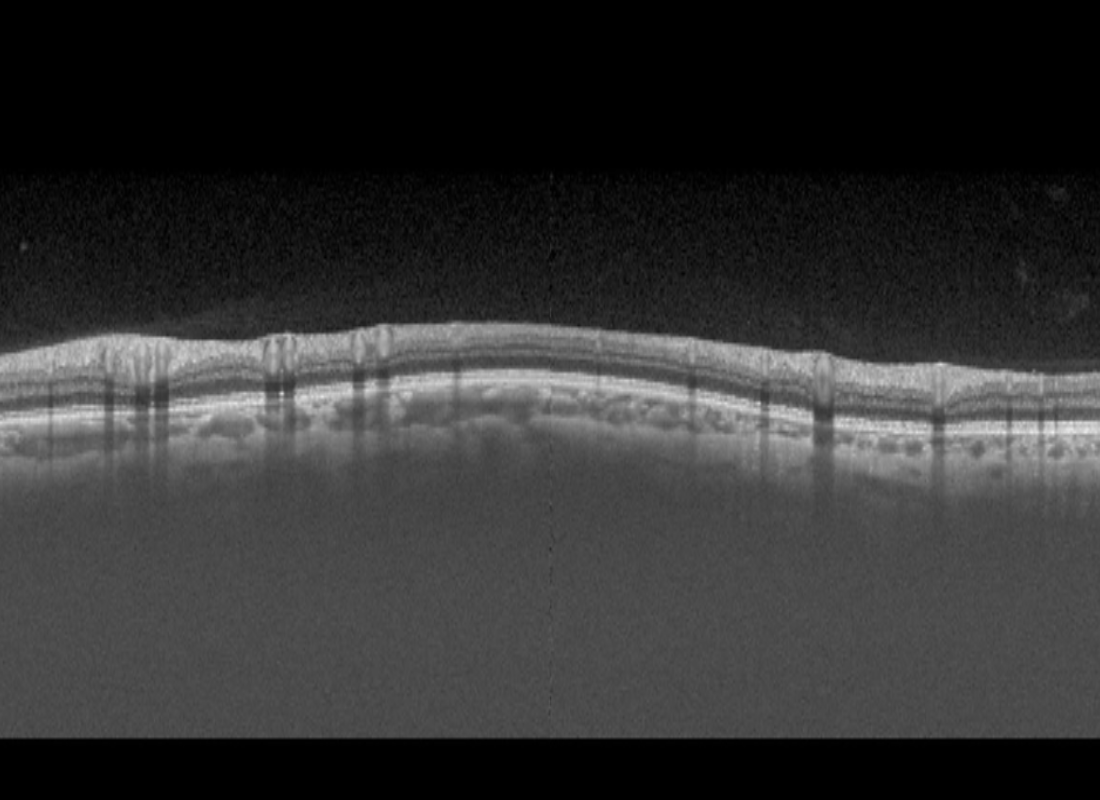
#> input picture src/SZUMed/OCT_goals/datasets/goal/testing/Fundus_color_images/0025.png, 1100 x 800 px, given as the content of the folder ./goal/testing/Fundus_color_images_0, which was not available
$ python cropROI.py
#> lines starting #> are read from the running program, lines starting #| are printed output that depends on the picture

import random

from PIL import Image
import os

# dir_root_image = "./goal/training/Fundus_color_images_0"
# dir_root_image_seg = "goal/training/Layer_Masks_0"
#
# files = os.listdir(dir_root_image)
#
# write_file = './goal/training/Fundus_color_images_0/'
# write_file_seg = "./goal/training/Layer_Masks_0/"
#
# for index, file_name in enumerate(files):
#     # print(index)
#     img = Image.open(os.path.join(dir_root_image, file_name))
#
#     seg = Image.open(os.path.join(dir_root_image_seg, file_name))
#
#     imgwidth = img.width
#     imgheight = img.height
#     print(imgwidth,imgheight)
#
#
#     leftwidth1 = 0
#     upperwidth1 = 0
#
#     rightwidth1 = imgwidth
#     underwidth1 = imgheight - 250
#
#     cropped1 = img.crop((leftwidth1, upperwidth1, rightwidth1, underwidth1))
#     cropped1_seg = seg.crop((leftwidth1, upperwidth1, rightwidth1, underwidth1))
#
#     print(file_name)
#
#
#     cropped1.save(write_file + file_name)
#     cropped1_seg.save(write_file_seg + file_name)
#
#
#
#
#     leftwidth1 = 0
#     upperwidth1 = 50
#
#     rightwidth1 = imgwidth
#     underwidth1 = imgheight - 200
#
#     cropped2 = img.crop((leftwidth1, upperwidth1, rightwidth1, underwidth1))
#     cropped2_seg = seg.crop((leftwidth1, upperwidth1, rightwidth1, underwidth1))
#
#     file_name1 = str(int(file_name.split('.')[0]) +100).zfill(4) + '.png'
#
#     print(file_name1)
#
#
#
#     cropped2.save(write_file + file_name1)
#     cropped2_seg.save(write_file_seg + file_name1)
#
#
#
#
#     leftwidth1 = 0
#     upperwidth1 = 100
#
#     rightwidth1 = imgwidth
#     underwidth1 = imgheight - 150
#
#     cropped3 = img.crop((leftwidth1, upperwidth1, rightwidth1, underwidth1))
#     cropped3_seg = seg.crop((leftwidth1, upperwidth1, rightwidth1, underwidth1))
#
#     file_name2 = str(int(file_name.split('.')[0]) + 200).zfill(4) + '.png'
#     print(file_name2)
#
#
#     cropped2.save(write_file + file_name2)
#     cropped2_seg.save(write_file_seg + file_name2)

#
#
# dir_root_image = "./goal/training/Fundus_color_images_0"
# dir_root_image_seg = "goal/training/Layer_Masks_0"
#
# files = os.listdir(dir_root_image)
#
# write_file = './goal/training/Fundus_color_images_0/'
# write_file_seg = "./goal/training/Layer_Masks_0/"
#
#
# for index, file_name in enumerate(files):
#     # print(index)
#     img = Image.open(os.path.join(dir_root_image, file_name))
#
#     seg = Image.open(os.path.join(dir_root_image_seg, file_name))
#
#     imgwidth = img.width
#     imgheight = img.height
#     # print(imgwidth,imgheight)
#
#     cropped3 = img.transpose(Image.FLIP_LEFT_RIGHT)
#     cropped3_seg = seg.transpose(Image.FLIP_LEFT_RIGHT)
#
#     file_name3 = str(int(file_name.split('.')[0]) + 300).zfill(4) + '.png'
#     print(file_name3)
#
#
#     cropped3.save(write_file + file_name3)
#     cropped3_seg.save(write_file_seg + file_name3)
#


dir_root_image = "./goal/testing/Fundus_color_images_0"

files = os.listdir(dir_root_image)

write_file = './goal/testing/Fundus_color_images/'


for index, file_name in enumerate(files):
    # print(index)
    img = Image.open(os.path.join(dir_root_image, file_name))
#> img is the input picture: PIL image 1100x800 RGB; min 0, max 237, mean 50.1

    imgwidth = img.width
#> imgwidth = 1100
    imgheight = img.height
#> imgheight = 800
    print(imgwidth,imgheight)
#| 1100 800

    leftwidth1 = 0
    upperwidth1 = 50

    rightwidth1 = imgwidth
#> rightwidth1 = 1100
    underwidth1 = imgheight - 200
#> underwidth1 = 600

    cropped4 = img.crop((leftwidth1, upperwidth1, rightwidth1, underwidth1))
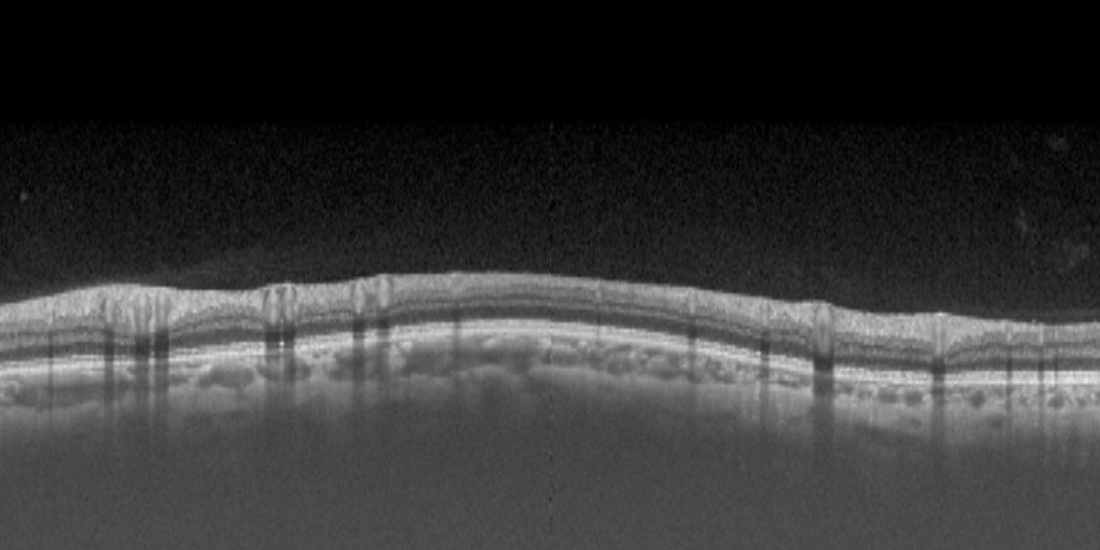
#> cropped4: PIL image 1100x550 RGB; min 0, max 237, mean 53.9
    cropped4.save(write_file + file_name)

$ run again, on src/SZUMed/OCT_goals/datasets/goal/testing/Fundus_color_images/0105.png
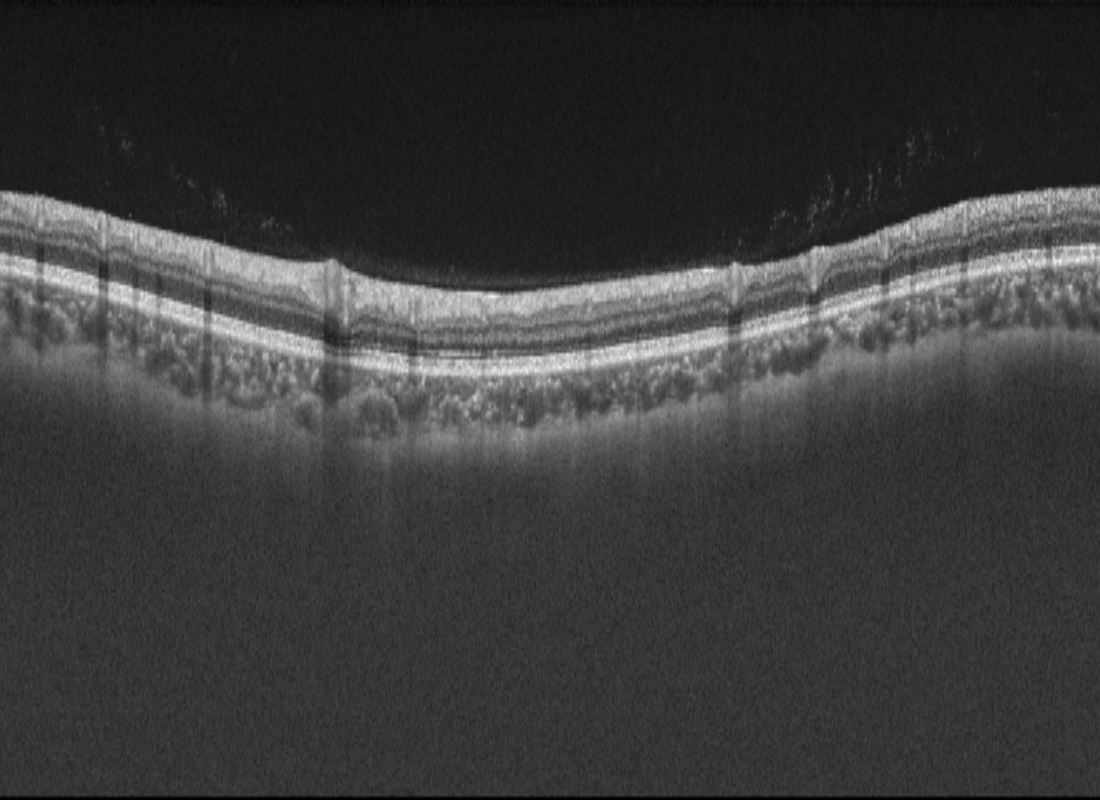
#> input picture src/SZUMed/OCT_goals/datasets/goal/testing/Fundus_color_images/0105.png, 1100 x 800 px, given as the content of the folder ./goal/testing/Fundus_color_images_0, which was not available
#> img is the input picture: PIL image 1100x800 RGB; min 0, max 244, mean 59.8
#| 1100 800
#> `cropped4 = img.crop((leftwidth1, upperwidth1, rightwidth1, underwidth1))`:
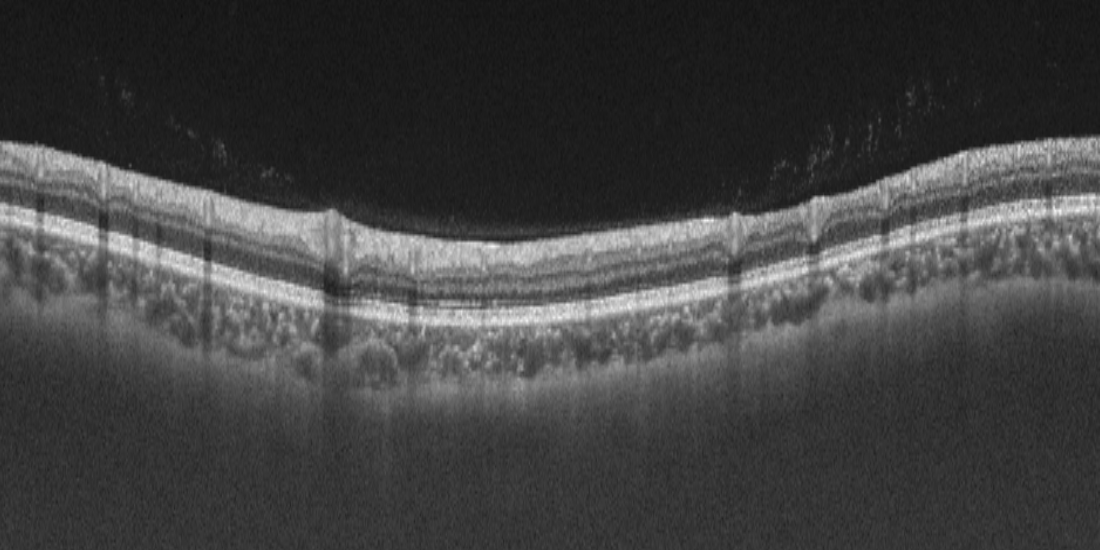
#> cropped4: PIL image 1100x550 RGB; min 11, max 244, mean 65.8

$ run again, on src/SZUMed/OCT_goals/datasets/goal/testing/Fundus_color_images/0121.png
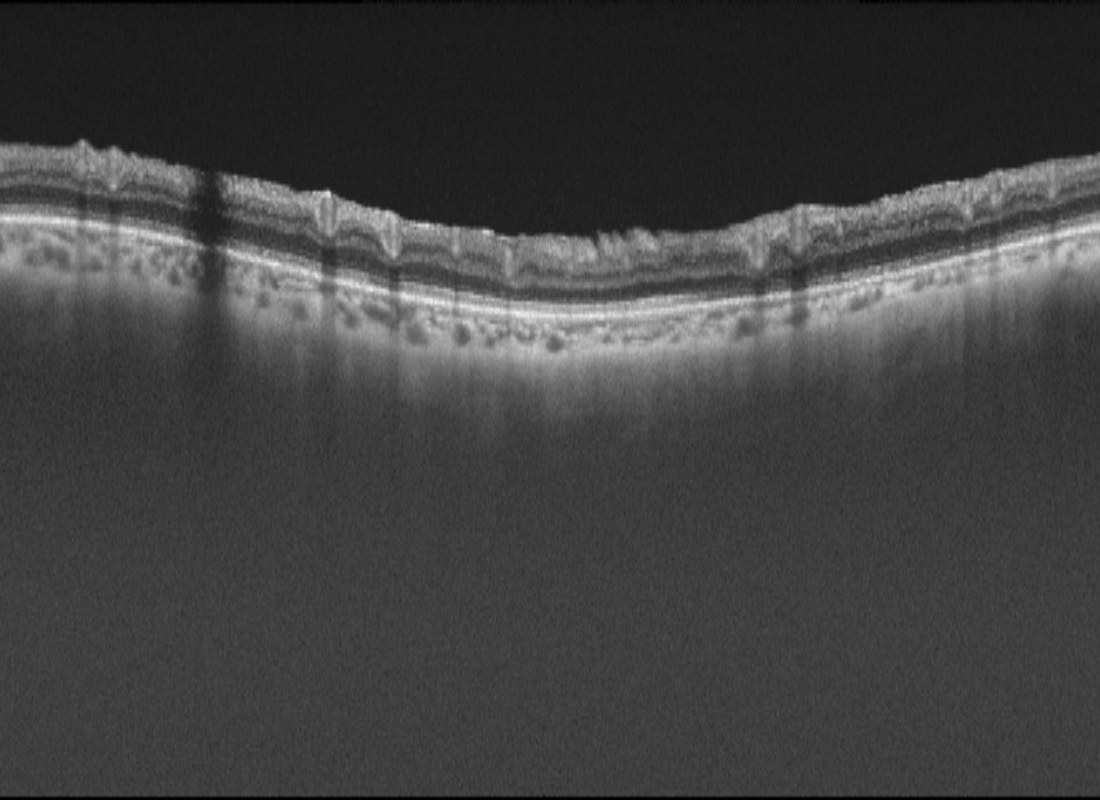
#> input picture src/SZUMed/OCT_goals/datasets/goal/testing/Fundus_color_images/0121.png, 1100 x 800 px, given as the content of the folder ./goal/testing/Fundus_color_images_0, which was not available
#> img is the input picture: PIL image 1100x800 RGB; min 0, max 245, mean 65.2
#| 1100 800
#> `cropped4 = img.crop((leftwidth1, upperwidth1, rightwidth1, underwidth1))`:
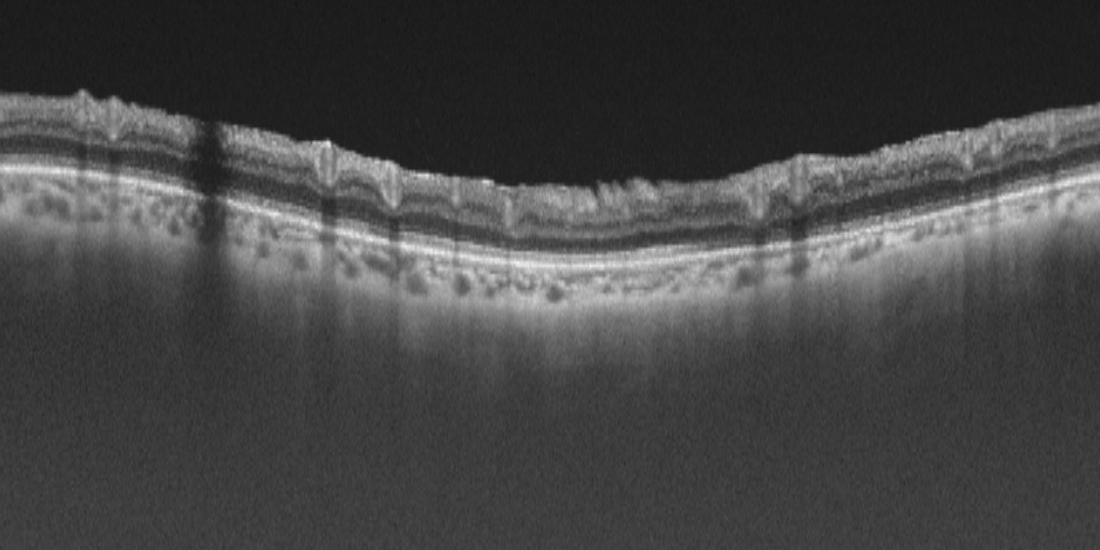
#> cropped4: PIL image 1100x550 RGB; min 21, max 245, mean 69.7

$ run again, on src/SZUMed/OCT_goals/datasets/goal/testing/Fundus_color_images/0135.png
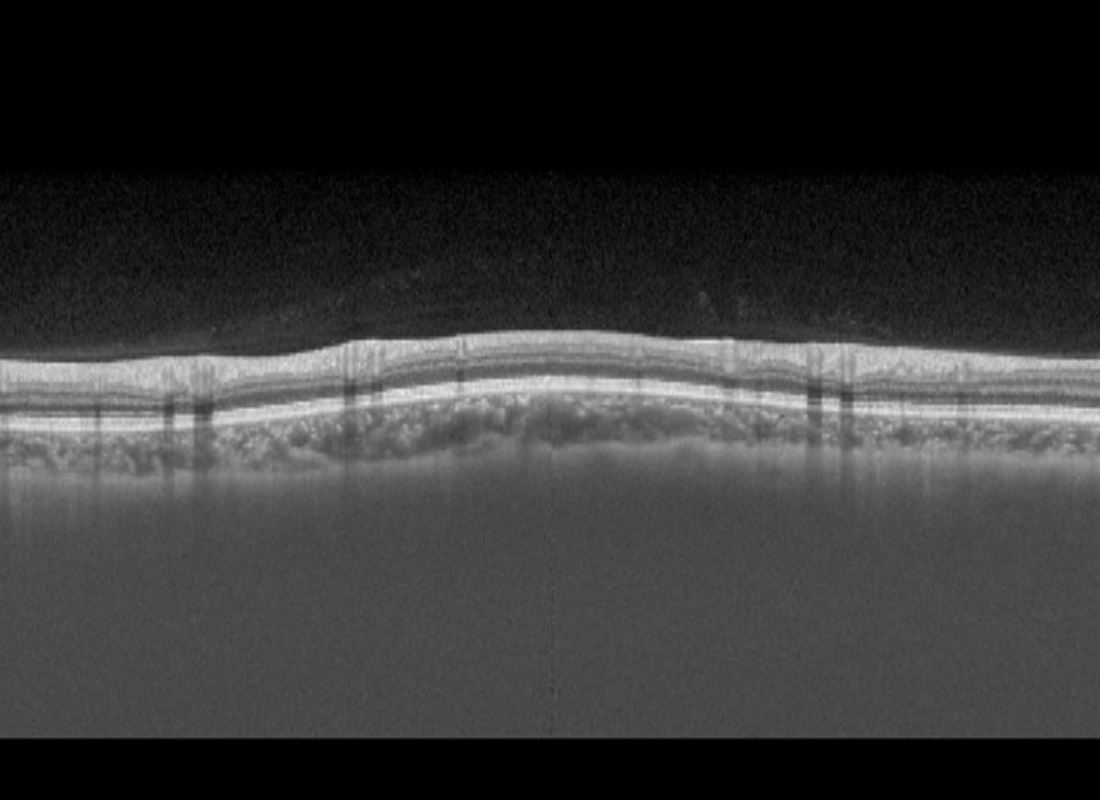
#> input picture src/SZUMed/OCT_goals/datasets/goal/testing/Fundus_color_images/0135.png, 1100 x 800 px, given as the content of the folder ./goal/testing/Fundus_color_images_0, which was not available
#> img is the input picture: PIL image 1100x800 RGB; min 0, max 236, mean 52.6
#| 1100 800
#> `cropped4 = img.crop((leftwidth1, upperwidth1, rightwidth1, underwidth1))`:
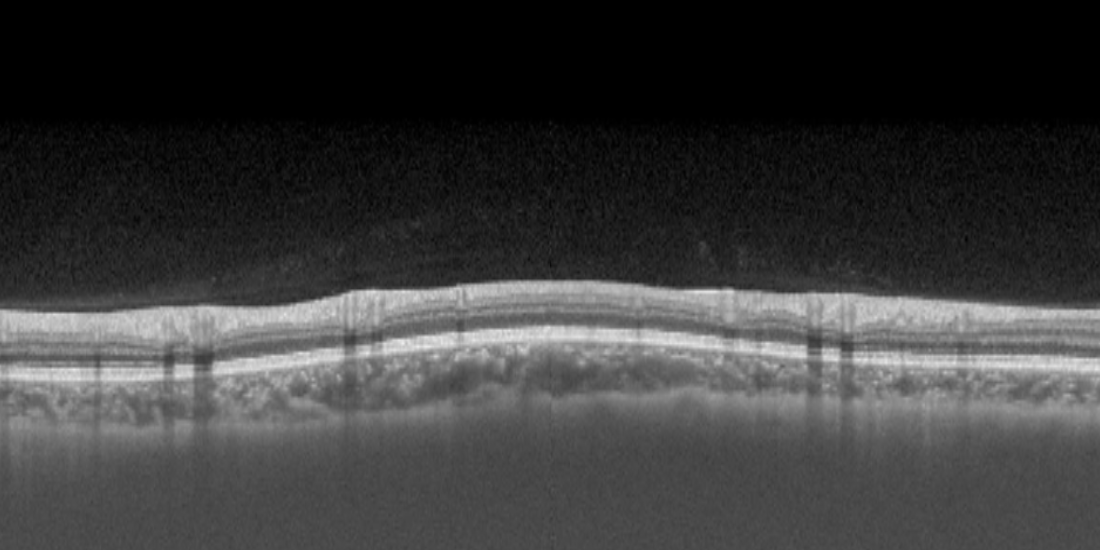
#> cropped4: PIL image 1100x550 RGB; min 0, max 236, mean 58
